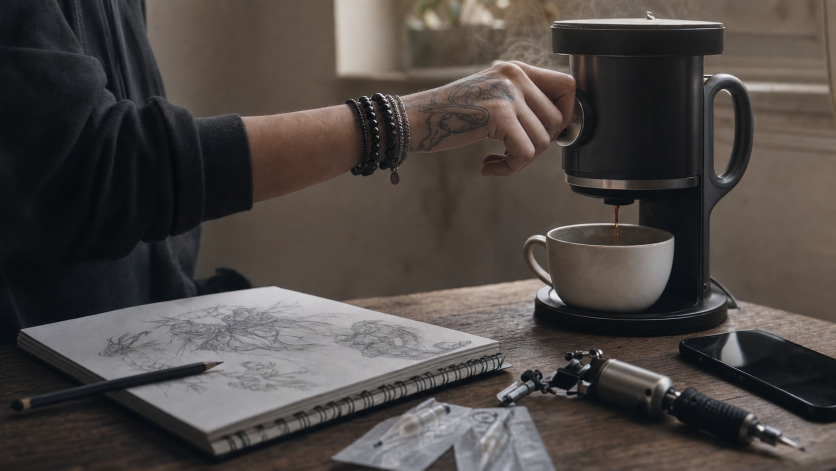
#> input picture output/storyboard-mas-tiempo-para-crear/frames/01-ritual-manana.png, 1672 x 941 px (shown at 1/2 size)
$ python -i build_storyboard.py   (imports and definitions only)
#> lines starting #> are read from the running program, lines starting #| are printed output that depends on the picture
from __future__ import annotations

from pathlib import Path
from textwrap import wrap

from fontTools.ttLib import TTFont
from PIL import Image, ImageDraw, ImageFont, ImageOps


ROOT = Path(__file__).resolve().parent
FRAMES = ROOT / "frames"
FONT_SOURCE = ROOT.parents[1] / "landing" / "shared" / "fonts"
FONT_CACHE = ROOT / "fonts"

CANVAS_W = 4096
CANVAS_H = 3264
MARGIN_X = 112
HEADER_H = 244
PANEL_W = 944
PANEL_H = 531
CAPTION_H = 160
ROW_GAP = 32
COL_GAP = 32

INK = "#07080B"
CREAM = "#F2EFE6"
ICE = "#EAF3F7"
AMBER = "#E8893B"
OCHRE = "#C75B1E"
MUTED = "#5A554E"
LINE = "#CFC8BB"


PANELS = [
    ("01-ritual-manana.png", "E1", "Ritual de mañana", "00:00–00:05", "PD · 85 mm", "La mano activa la cafetera; bocetos y equipo abren el día.", ""),
    ("02-agenda-dia.png", "E1", "La agenda del día", "00:05–00:12", "PG · 35 mm", "Desayuna junto a la ventana y consulta el resumen del día.", "Tu agenda. Tus sesiones. Todo conectado."),
    ("03-nueva-solicitud.png", "E2", "Nueva solicitud", "00:12–00:16", "PMC · 50 mm", "La notificación interrumpe el silencio; Mara reacciona.", ""),
    ("04-contexto-completo.png", "E2", "Contexto completo", "00:16–00:23", "OTS · 75 mm", "Revisa referencias, datos y chat antes de responder.", "Cotizaciones en We Ötzi."),
    ("05-eleccion.png", "E3", "La elección", "00:23–00:27", "CEN · 50 mm", "Compara dos bocetos y corrige el segundo diseño.", ""),
    ("06-enviar-cotizacion.png", "E3", "Enviar cotización", "00:27–00:32", "OTS · 50 mm", "Completa la propuesta y la envía con decisión.", "Toda la información. La decisión sigue siendo tuya."),
    ("07-aceptada-agendada.png", "E4", "Aceptada y agendada", "00:32–00:35", "PD · 85 mm", "La aceptación enlaza con la futura sesión del calendario.", ""),
    ("08-preparar-salir.png", "E4", "Preparar y salir", "00:35–00:41", "PM · 35 mm", "Guarda el equipo, cierra el maletín y toma las llaves.", "Cotizaciones y agenda. Un solo recorrido."),
    ("09-en-movimiento.png", "E5", "En movimiento", "00:41–00:47", "SEG · 28 mm", "Botas y maletín avanzan hacia la estación.", ""),
    ("10-sede-equivocada.png", "E5", "La sede equivocada", "00:47–00:55", "OTS · 35 mm", "Comprueba la ficha frente a la fachada y corrige el rumbo.", "Spots, residencias y estudios."),
    ("11-segundo-trayecto.png", "E6", "Segundo trayecto", "00:55–00:58", "PM · 50 mm", "Viaja hacia la sede correcta y observa la ciudad.", ""),
    ("12-trabajo-encuentra-neutral.png", "E6", "Su trabajo la encuentra", "00:58–01:02", "OTS · 50 mm", "Otra persona descubre el perfil y solicita una cotización.", "Tu trabajo llega antes que vos."),
    ("13-reaccion-solicitud.png", "E6", "Una nueva oportunidad", "01:02–01:04", "PM · 50 mm", "El teléfono se ilumina; Mara recibe la solicitud y sonríe.", ""),
    ("13-llegada-estudio.png", "E6", "Llegada al estudio", "01:04–01:06", "PMA · 35 mm", "Abre el maletín en el puesto preparado; puede comenzar.", ""),
    ("15-cierre-campana.png", "E7", "Cierre de campaña", "01:06–01:22", "PLACA · 16:9", "Cuatro placas sucesivas: mensaje, marca, lema y beta.", ""),
]


# [66 lines left out: functions convert_font, load_fonts, centered, make_closing_frame, not called in this run]


def crop_frame(path: Path) -> Image.Image:
#> called with path = 'frames/01-ritual-manana.png'
    image = Image.open(path).convert("RGB")
#> image is the input picture: PIL image 1672x941 RGB; mean R, G, B 77.6, 71.7, 68.6
    target_ratio = PANEL_W / PANEL_H
    source_ratio = image.width / image.height
#> source_ratio = 1.78
    if source_ratio > target_ratio:
        crop_w = round(image.height * target_ratio)
        x0 = (image.width - crop_w) // 2
        image = image.crop((x0, 0, x0 + crop_w, image.height))
    elif source_ratio < target_ratio:
        crop_h = round(image.width / target_ratio)
#> crop_h = 940
        y0 = (image.height - crop_h) // 2
#> y0 = 0
        image = image.crop((0, y0, image.width, y0 + crop_h))
#> image: PIL image 1672x940 RGB
    return image.resize((PANEL_W, PANEL_H), Image.Resampling.LANCZOS)
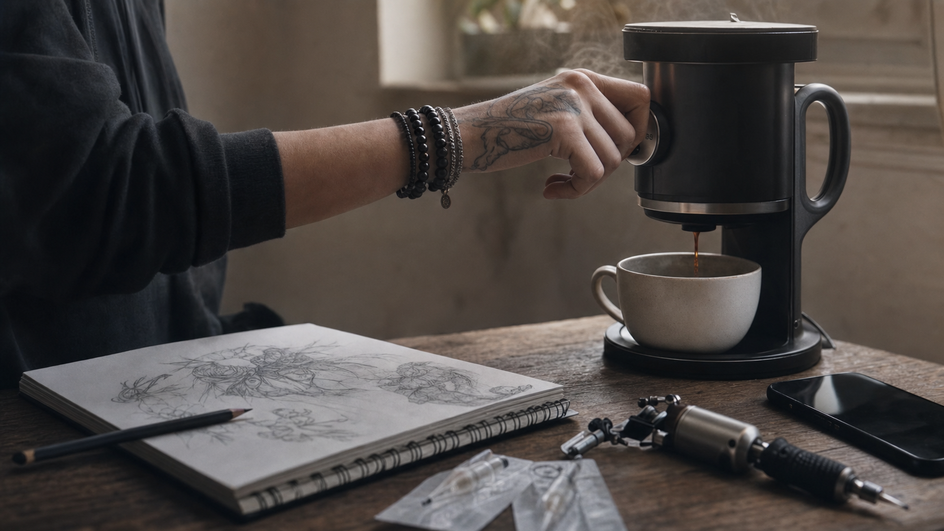
#> returned value: PIL image 944x531 RGB; mean R, G, B 77.6, 71.7, 68.6


# [76 lines left out: functions draw_panel, build_board, main, not called in this run]


# [2 lines not run here, left out]

>>> result = crop_frame('frames/01-ritual-manana.png')

$ run again, on output/storyboard-mas-tiempo-para-crear/frames/12-trabajo-encuentra.png
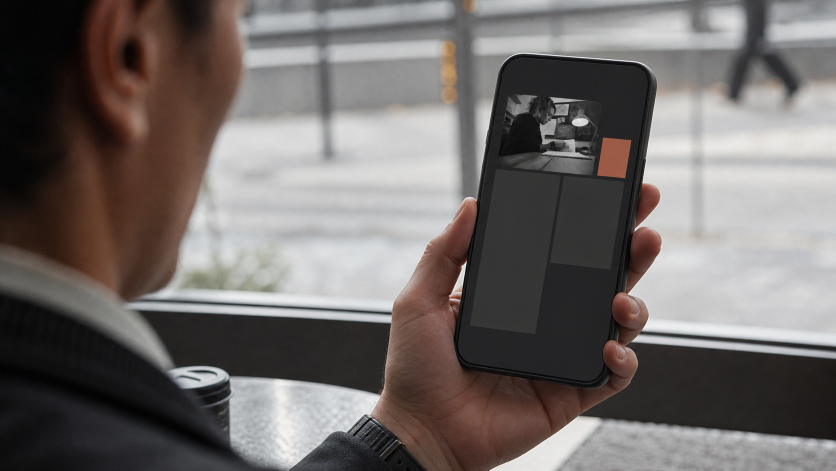
#> input picture output/storyboard-mas-tiempo-para-crear/frames/12-trabajo-encuentra.png, 1672 x 941 px (shown at 1/2 size)
#> in crop_frame, image is the input picture: PIL image 1672x941 RGB; mean R, G, B 113.1, 107.2, 105.2
#> image: PIL image 1672x940 RGB
#> in crop_frame, `return image.resize((PANEL_W, PANEL_H), Image.Resampling.LANCZOS)`:
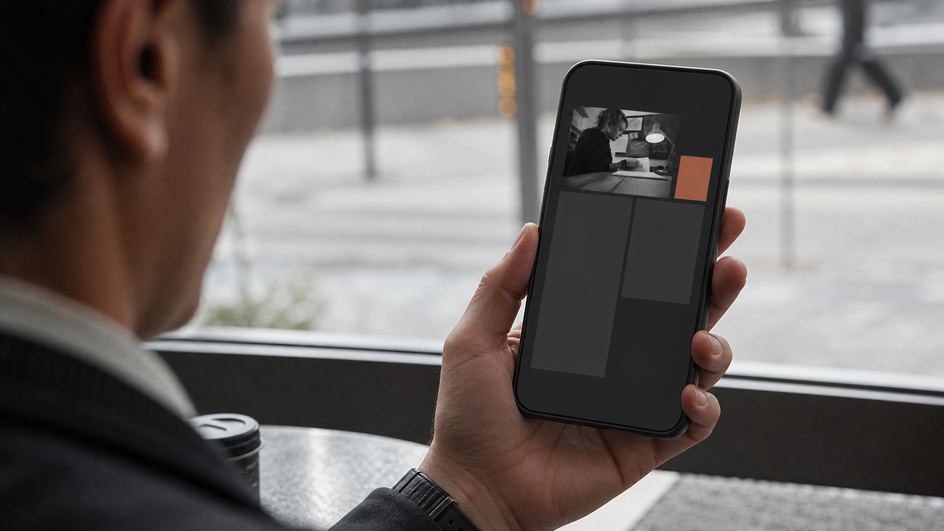
#> returned value: PIL image 944x531 RGB; mean R, G, B 113.1, 107.2, 105.2
